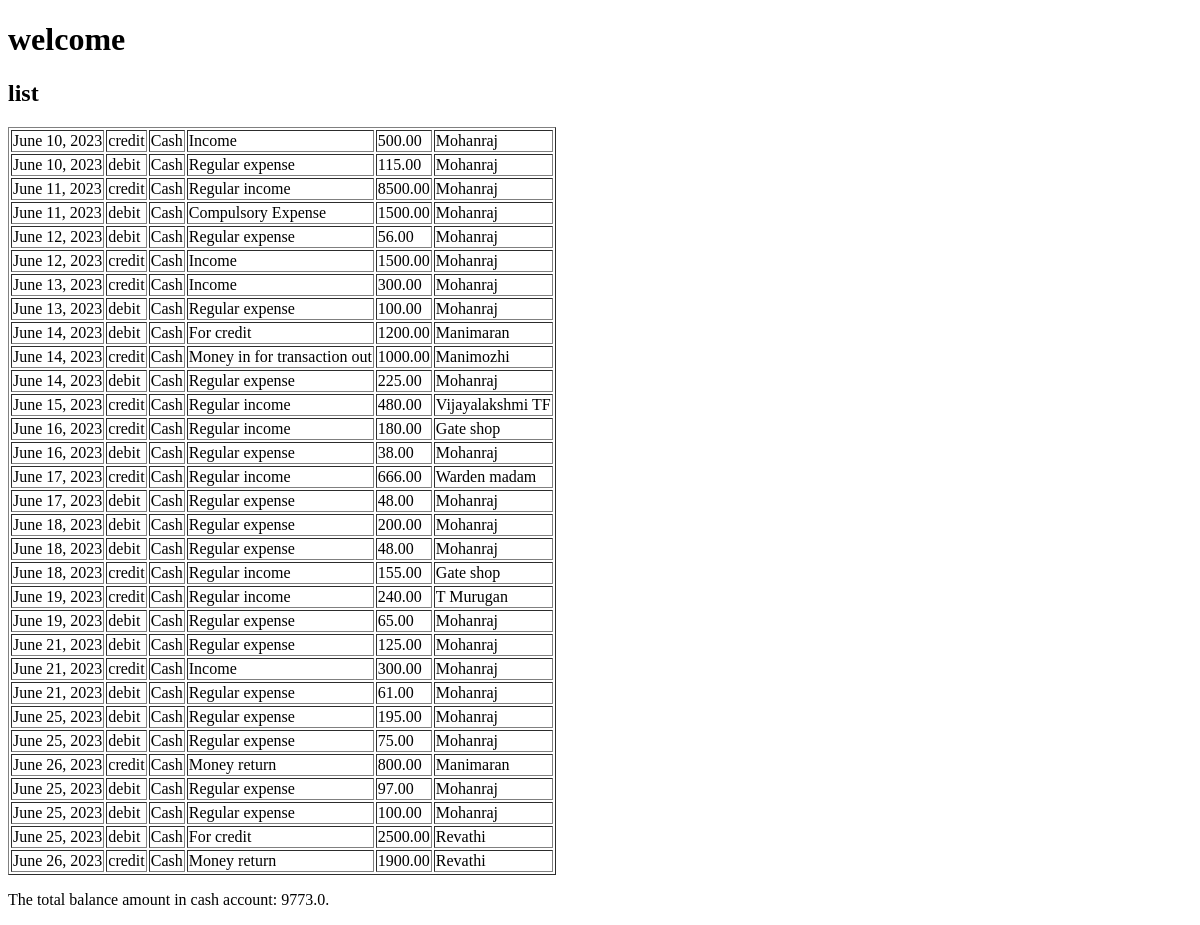
Page /sample/ on the earlier database version.
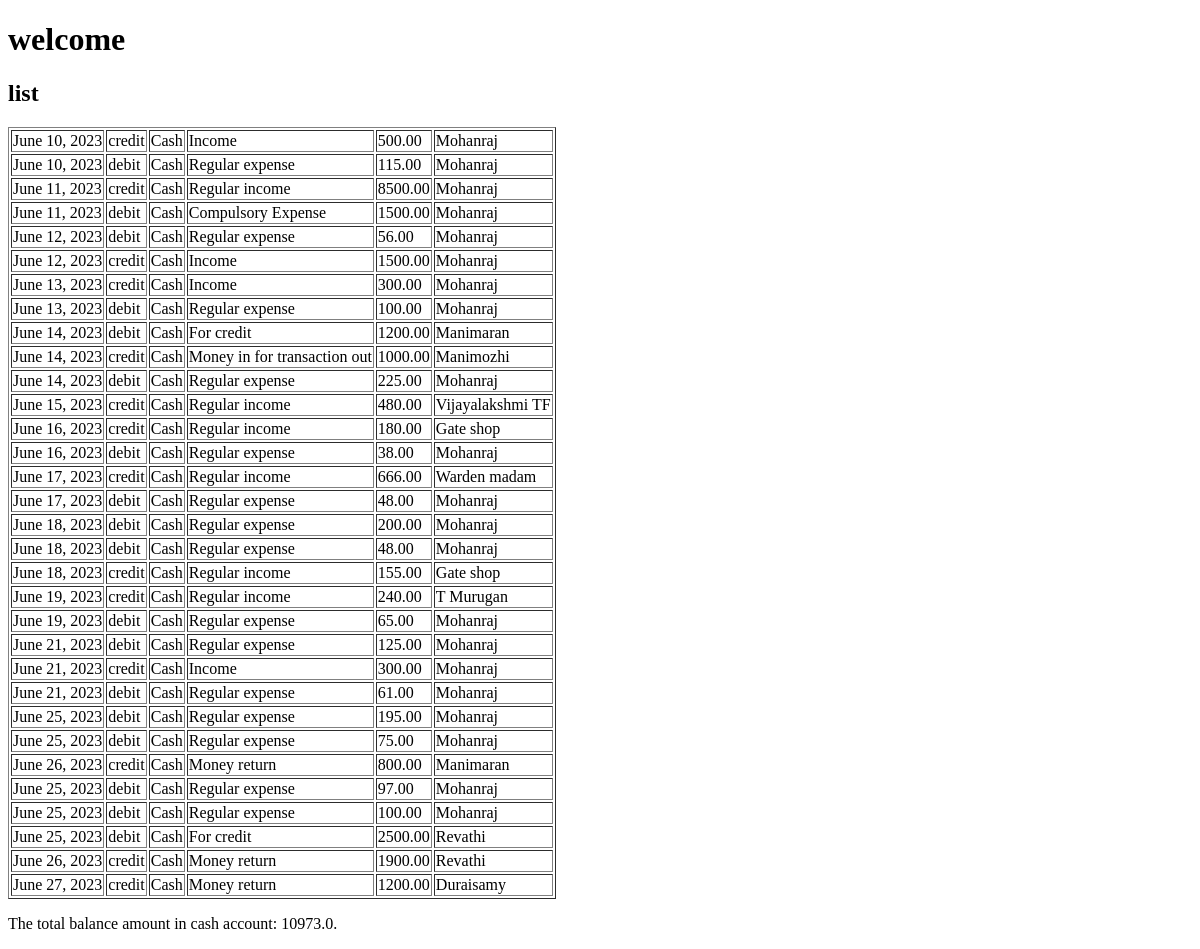
Same page on the later database version.
### account_entry/models.py (models this page shows)
class account_database(models.Model):
    date = models.DateField()
    credit_debit = models.CharField(max_length=50)
    category = models.CharField(max_length=200)
    account = models.CharField(max_length=200)
    particular = models.CharField(max_length=200)
    name = models.CharField(max_length=200)
    amount = models.DecimalField(max_digits=10, decimal_places=2,default=0)
    notes = models.CharField(max_length=200, blank=True)

### account_entry/views.py (the view)
# urls.py: path('sample/', views.sample),
def sample(request):
    account_list = account_database.objects.all().values()
    cash_credit = account_database.objects.filter(credit_debit="credit", account="Cash").aggregate(cash_c=Sum('amount'))
    cash_debit = account_database.objects.filter(credit_debit="debit", account="Cash").aggregate(cash_d=Sum('amount'))
    cash_total_balance = {"cash1": cash_credit["cash_c"], "cash2": cash_debit["cash_d"]}
    if cash_total_balance["cash1"] == None and cash_total_balance["cash2"] == None:
        cash_balance = float(0)
    else:
        cash_balance = float(cash_total_balance["cash1"])-float(cash_total_balance["cash2"])
    context = {"account": account_list, "bal": cash_balance}
    return render(request, "sample.html", context)

### account_entry/templates/sample.html (shortened to what this page needs)
<!DOCTYPE html>
<html>
<head>
</head>
<body>
<h1>welcome</h1>
<h2>list</h2>
<table border= "1pt">
{% for x in account %}
<tr>
<td>{{ x.date }}</td>
<td> {{ x.credit_debit }}</td>
<td> {{ x.account }}</td>
<td> {{ x.category }}</td>
<td> {{ x.amount }}</td>
<td> {{ x.name}}</td>
</tr>
{% endfor %}
</table>
<p>The total balance amount in cash account: {{ bal }}.</p>
</body>
</html>

Differences in the rows shown:
added account_database: date "June 27, 2023", credit_debit "credit", account "Cash", category "Money return", amount "1200.00", name "Duraisamy"
Other differences:
{{ bal }}: "9773.0" → "10973.0"
